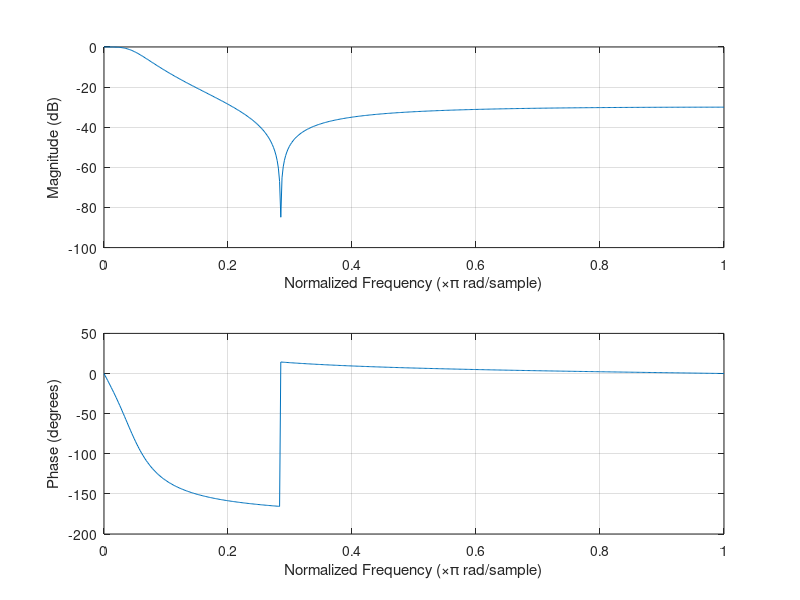

MATLAB code to generate this figure: (Note: this script raises an error after producing the figure.)
clear all
close all
fs=48000;
fc=5000;
liczba_bit=20;
rzad=2;
[b,a]=cheby2(2,30,2*fc/fs);
[sosl,g] = tf2sos(b,a);
figure(1)
 freqz(b,a);

for i=1:1
    for j=1:6
        sos3(i,j)=fixpoint(sosl(i,j),liczba_bit);
    end
end


sos3

m=fixpoint(g,liczba_bit);

hdl_creator(sos3,rzad/2,liczba_bit,m,'High_pas_top')

